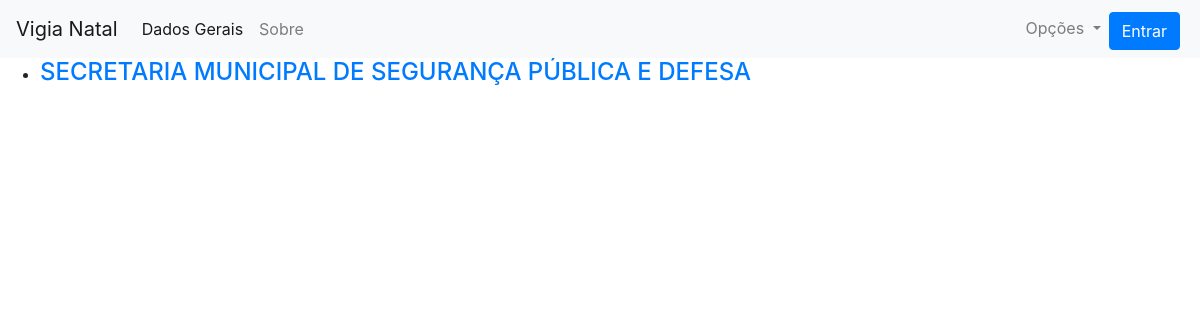
The page /orgao/list on the database as committed earlier.
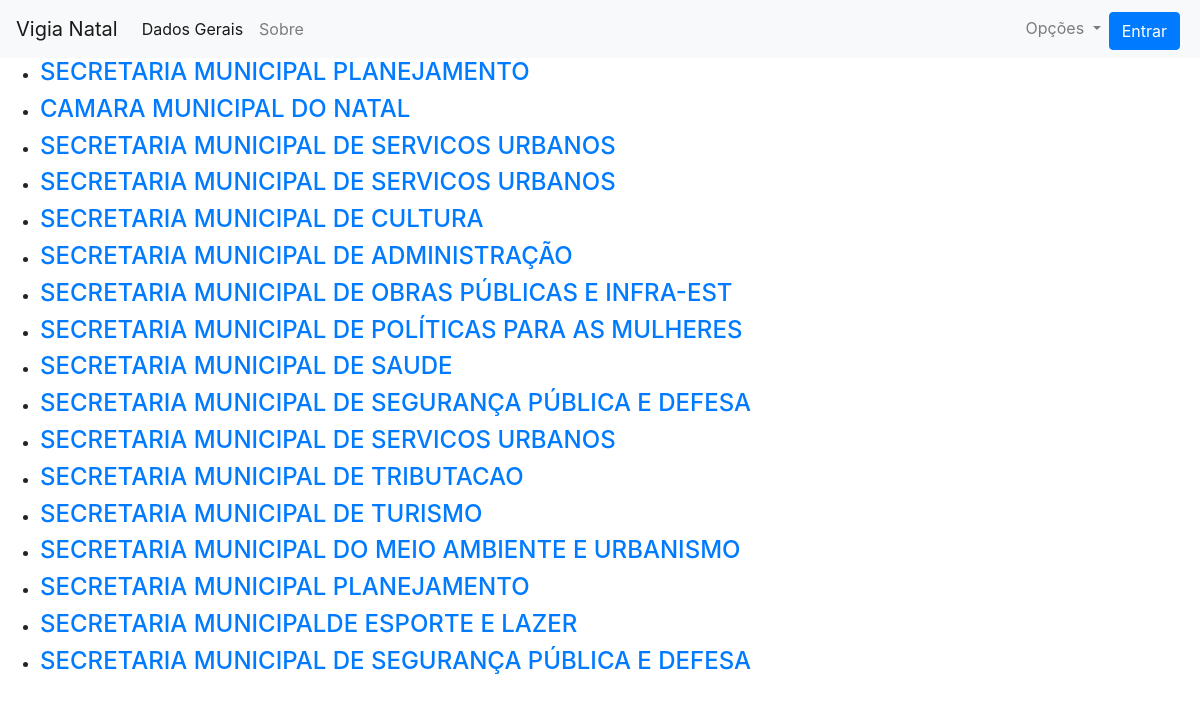
The same page on the database as committed later.
### map_app/models.py (models this page shows, shortened)
class Orgao(models.Model):
    nome = models.CharField(max_length = 256)
    telefone = models.CharField(max_length = 32, blank = True)
    email = models.EmailField(blank = True)
    site = models.URLField(blank = True)
    instituicao = models.ForeignKey(Instituicao, on_delete = models.CASCADE)
    localizacao = models.ForeignKey(Localizacao, on_delete = models.SET_NULL, null = True)

### map_app/views.py (the view)
# urls.py: path('orgao/list', views.OrgaoListView.as_view(), name = 'orgao_list'),
class OrgaoListView(ListView):
    model = Orgao
    def get_queryset(self):
        return Orgao.objects.all()

### map_app/templates/map_app/orgao_list.html
{% extends "map_app/base.html" %}
{% block body_block %}
  <ul>
    {% for orgao in orgao_list %}
    <li>
      <div class="orgao">
        <h4> <a href="{% url 'orgao_detail' pk=orgao.pk %}">{{orgao.nome}}</a> </h4>
      </div>
    </li>
    {% endfor %}
  </ul>
{% endblock %}

### map_app/templates/map_app/base.html (shortened to what this page needs)
<!DOCTYPE html>
<html>
  <head>
    <link rel="stylesheet" href="https://stackpath.bootstrapcdn.com/bootstrap/4.1.3/css/bootstrap.min.css">
  </head>
  <body>
    <nav class="navbar navbar-expand-lg navbar-light bg-light">
      <a class="navbar-brand" href="{% url 'home' %}">Vigia Natal</a>
      <div class="collapse navbar-collapse" id="navbarNavDropdown">
        <ul class="navbar-nav mr-auto">
          <li class="nav-item active">
            <a class="nav-link" href="{% url 'dados_gerais' %}">Dados Gerais</a>
          </li>
          <li class="nav-item">
            <a class="nav-link" href="#">Sobre</a>
          </li>
        </ul>
        <ul class="navbar-nav navbar-right">
          {% if user.is_authenticated %}
            <li class="nav-item dropdown">
              <a class="nav-link dropdown-toggle" href="#" id="navbarDropdownMenuLink" role="button" data-toggle="dropdown" aria-haspopup="true" aria-expanded="false">
                Opções
              </a>
              <div class="dropdown-menu" aria-labelledby="navbarDropdownMenuLink">
                <a class="dropdown-item" href="{% url 'despesa_create' %}">Cadastrar Despesa</a>
                <a class="dropdown-item" href="{% url 'orgao_create'%}">Cadastrar Orgão</a>
                <a class="dropdown-item" href="{% url 'despesa_list'%}">Lista de Despesas</a>
                <a class="dropdown-item" href="{% url 'orgao_list'%}">Lista de Orgãos</a>
              </div>
            </li class = >
            <li>
              <a href="{% url 'logout' %}">Sair</a>
            </li>
          {% else %}
            <li class="nav-item dropdown">
              <a class="nav-link dropdown-toggle" href="#" id="navbarDropdownMenuLink" role="button" data-toggle="dropdown" aria-haspopup="true" aria-expanded="false">
                Opções
              </a>
            </li>
            <li><a href="{% url 'login' %}" class="btn btn-primary mr-1 mt-1" role="button" >Entrar</a></li>
          {% endif %}
            </ul>
          </div>
        </nav>
    {% block body_block %}
    {% endblock %}
  </body>
</html>

Rows that differ between the two databases and show on the page:
added Orgao: nome "SECRETARIA MUNICIPAL PLANEJAMENTO"
added Orgao: nome "CAMARA MUNICIPAL DO NATAL"
added Orgao: nome "SECRETARIA MUNICIPAL DE SERVICOS URBANOS"
added Orgao: nome "SECRETARIA MUNICIPAL DE SERVICOS URBANOS"
added Orgao: nome "SECRETARIA MUNICIPAL DE CULTURA"
added Orgao: nome "SECRETARIA MUNICIPAL DE ADMINISTRAÇÃO"
added Orgao: nome "SECRETARIA MUNICIPAL DE OBRAS PÚBLICAS E INFRA-EST"
added Orgao: nome "SECRETARIA MUNICIPAL DE POLÍTICAS PARA AS MULHERES"
added Orgao: nome "SECRETARIA MUNICIPAL DE SAUDE"
added Orgao: nome "SECRETARIA MUNICIPAL DE SERVICOS URBANOS"
added Orgao: nome "SECRETARIA MUNICIPAL DE TRIBUTACAO"
added Orgao: nome "SECRETARIA MUNICIPAL DE TURISMO"
added Orgao: nome "SECRETARIA MUNICIPAL DO MEIO AMBIENTE E URBANISMO"
added Orgao: nome "SECRETARIA MUNICIPAL PLANEJAMENTO"
added Orgao: nome "SECRETARIA MUNICIPALDE ESPORTE E LAZER"
added Orgao: nome "SECRETARIA MUNICIPAL DE SEGURANÇA PÚBLICA E DEFESA"
